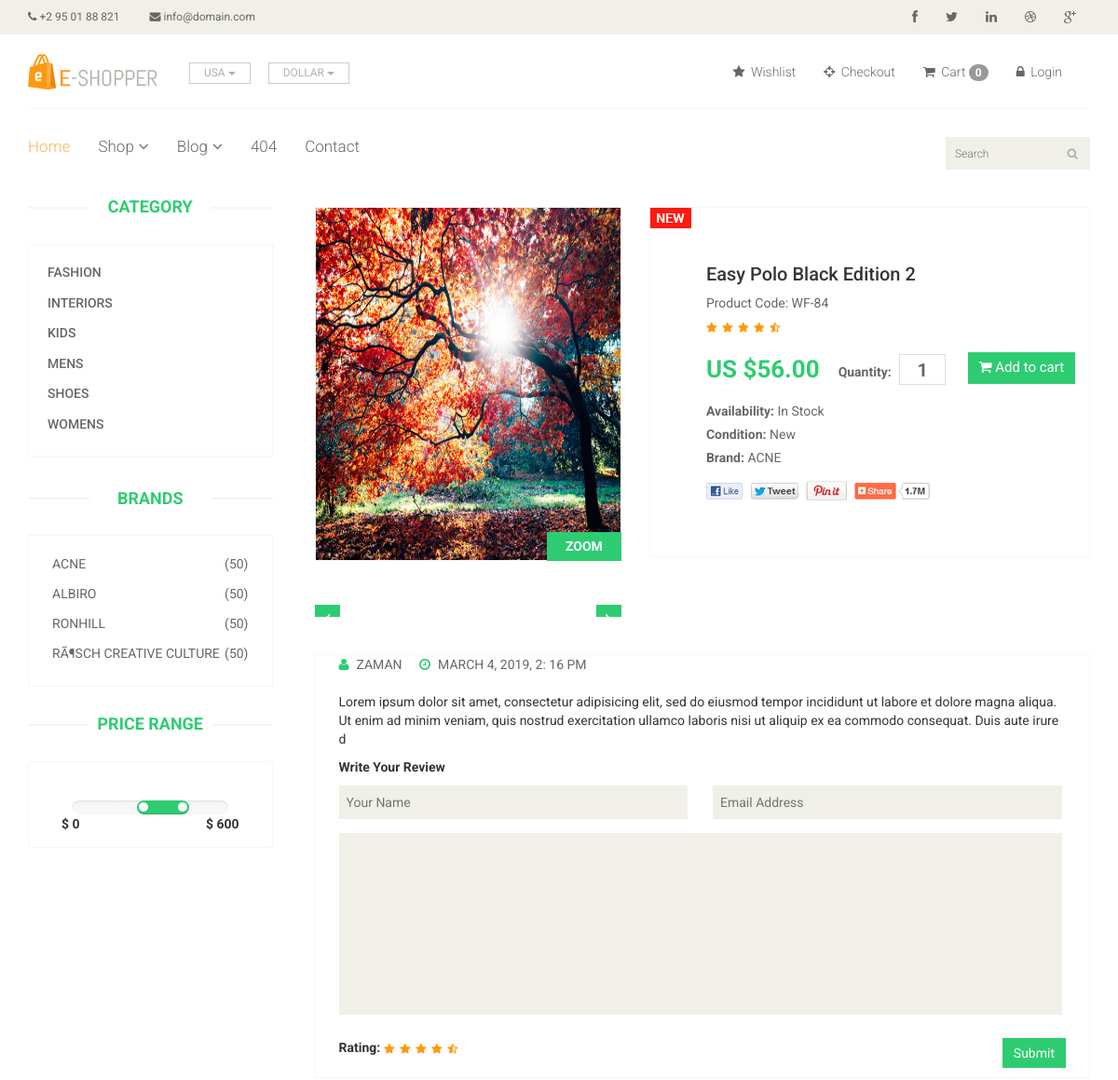
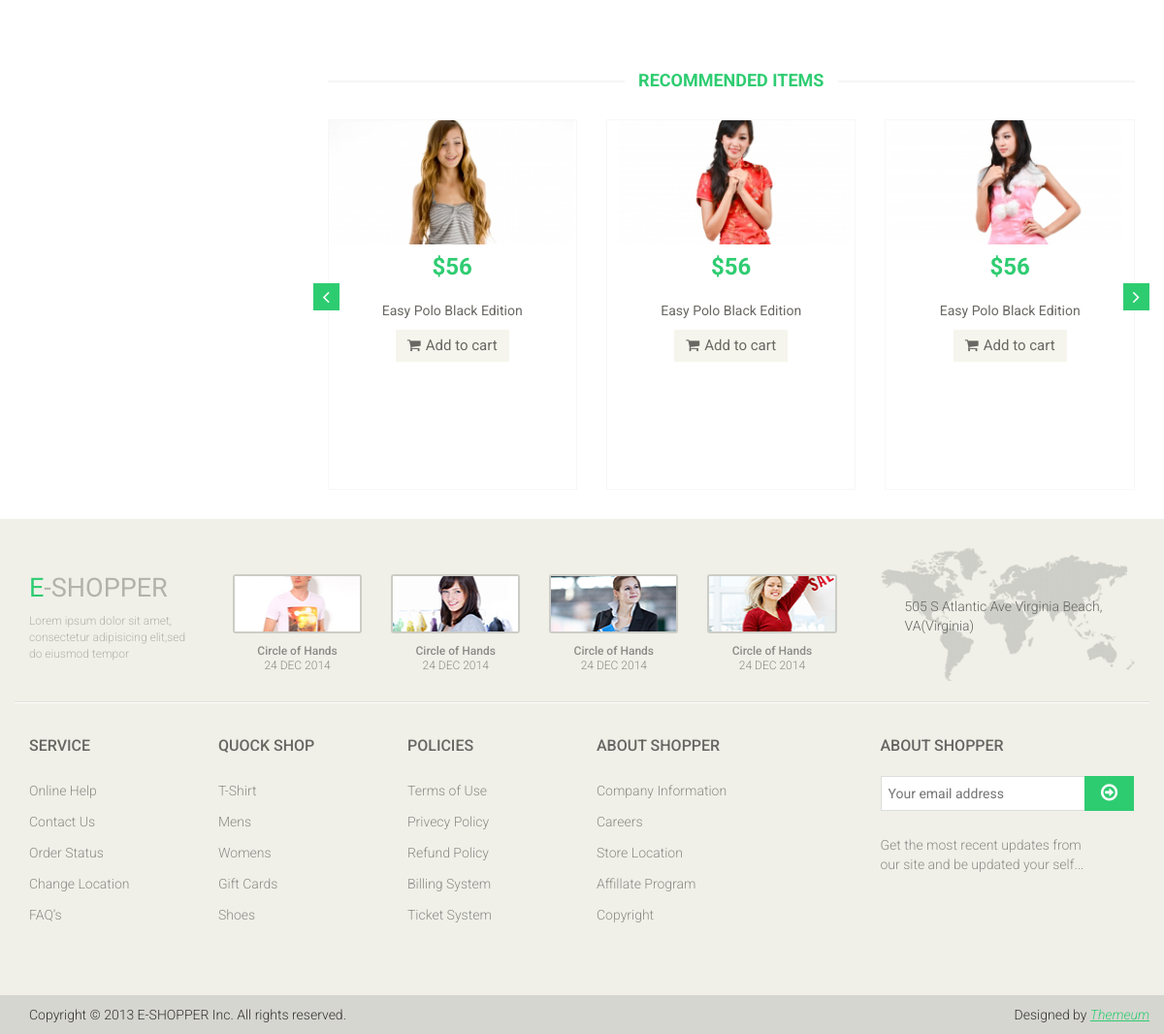
The app's page /product-details.php?single_product_details=9 with its own data (2 pictures, top to bottom).
### tables this page shows
CREATE TABLE `category_table` (
  `categoryId` int(11) NOT NULL,
  `category` varchar(55) NOT NULL
);

CREATE TABLE `brand_table` (
  `brandId` int(11) NOT NULL,
  `brandName` varchar(55) NOT NULL
);

CREATE TABLE `products_table` (
  `productId` int(11) NOT NULL,
  `productName` varchar(55) NOT NULL,
  `brandId` int(11) NOT NULL,
  `categoryId` int(11) NOT NULL,
  `price` float(11,2) NOT NULL,
  `products_details` varchar(255) NOT NULL,
  `image` varchar(55) NOT NULL,
  `productCode` varchar(55) NOT NULL,
  `type` int(11) NOT NULL,
  `postTime` datetime NOT NULL DEFAULT CURRENT_TIMESTAMP ON UPDATE CURRENT_TIMESTAMP,
  `author` varchar(55) NOT NULL
);

### libs/Database.php (called while the page is built, shortened)
<?php
class Database{
    public $host   = DB_HOST;
    public $user   = DB_USER;
    public $pass   = DB_PASS;
    public $dbname = DB_NAME;
    public $link;
    public function dbConnect(){
        $this->link = new mysqli($this->host, $this->user, $this->pass, $this->dbname);
    }
    public function readData($query){
        $result = $this->link->query($query) or die($this->link->error.__LINE__);
        if($result->num_rows > 0){
            return $result;
        }
        else {
            return false;
        }
    }
}
?>

### libs/Category.php (called while the page is built, shortened)
<?php
class Category{
	private $db;
 	public function __construct(){
 		$this->db = new Database();
 	}
 	public function getAllCat(){
 		$query = "SELECT * FROM category_table ORDER BY category ASC";
 		$result = $this->db->readData($query);
 		return $result;
 	}
}
?>

### libs/Brand.php (called while the page is built, shortened)
<?php
class Brand{
	private $db;
 	public function __construct(){
 		$this->db = new Database();
 	}
 	public function getAllBrand(){
 		$query = "SELECT * FROM brand_table ORDER BY brandId ASC";
 		$result = $this->db->readData($query);
 		return $result;
 	}
}
?>

### libs/Products.php (called while the page is built, shortened)
<?php
class Products{
	private $db;
 	public function __construct(){
 		$this->db = new Database();
 	}
    public function showSinglePro($productId){
        $productId = $productId;
        $query = "SELECT p.*, c.category, b.brandName
        FROM products_table as p, category_table as c, brand_table as b WHERE p.categoryId = c.categoryId
        AND p.brandId = b.brandId AND p.productId = '$productId'";
        $result = $this->db->readData($query);
        return $result;
    }
}
?>

### libs/Helpers.php (called while the page is built, shortened)
<?php
class Helpers{
	public function formatTime($date){
		return date('F j, Y, g: i a', strtotime($date));
	}
}
?>

### product-details.php (the view, shortened to what this page needs)
<?php include "include/header.php" ?>
<?php
    if (!isset($_GET['single_product_details']) OR $_GET['single_product_details'] == NULL ) {
        echo "<script>window.location='index.php';</script>";
    }
    else{
        $productId = $_GET['single_product_details'];
        $getSinglePro  = $pro->showSinglePro($productId);
    }
?>
	<section>
		<div class="container">
			<div class="row">
				<div class="col-sm-3">
					<?php include "include/sidebar.php" ?>
				</div>
				<div class="col-sm-9 padding-right">
					<?php
						if ($getSinglePro) {
							while ($value = $getSinglePro->fetch_assoc()) {
					?>
					<div class="product-details">
						<div class="col-sm-5">
							<div class="view-product">
								<img src="admin/<?php echo $value['image']; ?>" alt="" />
								<h3>ZOOM</h3>
							</div>
							<div id="similar-product" class="carousel slide" data-ride="carousel">
								    <div class="carousel-inner">
										<div class="item active">
										  <a href=""><img src="images/product-details/similar1.jpg" alt=""></a>
										  <a href=""><img src="images/product-details/similar2.jpg" alt=""></a>
										  <a href=""><img src="images/product-details/similar3.jpg" alt=""></a>
										</div>
									</div>
								  <a class="left item-control" href="#similar-product" data-slide="prev">
									<i class="fa fa-angle-left"></i>
								  </a>
								  <a class="right item-control" href="#similar-product" data-slide="next">
									<i class="fa fa-angle-right"></i>
								  </a>
							</div>
						</div>
						<div class="col-sm-7">
							<div class="product-information">
								<img src="images/product-details/new.jpg" class="newarrival" alt="" />
								<h2><?php echo $value['productName']; ?></h2>
								<p>Product Code: <?php echo $value['productCode']; ?></p>
								<img src="images/product-details/rating.png" alt="" />
								<form action="#" method="POST">
									<span>
										<span>US $<?php echo $value['price']; ?></span>
										<label>Quantity:</label>
										<input type="text" value="1" name="quantity" />
										<button type="submit" class="btn btn-fefault cart">
											<i class="fa fa-shopping-cart"></i>
											Add to cart
										</button>
									</span>
								</form>
								<p><b>Availability:</b> In Stock</p>
								<p><b>Condition:</b> New</p>
								<p><b>Brand:</b> <?php echo $value['brandName']; ?></p>
								<a href=""><img src="images/product-details/share.png" class="share img-responsive"  alt="" /></a>
							</div>
						</div>
					</div>
					<div class="category-tab shop-details-tab">
						<div class="pro-details" id="reviews" >
							<div class="col-sm-12">
								<ul>
									<li><a href="#"><i class="fa fa-user"></i><?php echo $value['author']; ?></a></li>
									<li><a href="#"><i class="fa fa-clock-o"></i><?php echo $helper ->formatTime($value['postTime']); ?></a></li>
								</ul>
								<p><?php echo $value['products_details']; ?></p>
								<p><b>Write Your Review</b></p>
								<form action="#">
									<span>
										<input type="text" placeholder="Your Name"/>
										<input type="email" placeholder="Email Address"/>
									</span>
									<textarea name="" ></textarea>
									<b>Rating: </b> <img src="images/product-details/rating.png" alt="" />
									<button type="button" class="btn btn-default pull-right">
										Submit
									</button>
								</form>
							</div>
						</div>
					</div>
					<?php } }?>
					<div class="recommended_items">
						<h2 class="title text-center">recommended items</h2>
						<div id="recommended-item-carousel" class="carousel slide" data-ride="carousel">
							<div class="carousel-inner">
								<div class="item active">
									<div class="col-sm-4">
										<div class="product-image-wrapper">
											<div class="single-products">
												<div class="productinfo text-center">
													<img src="images/home/recommend1.jpg" alt="" />
													<h2>$56</h2>
													<p>Easy Polo Black Edition</p>
													<button type="button" class="btn btn-default add-to-cart"><i class="fa fa-shopping-cart"></i>Add to cart</button>
												</div>
											</div>
										</div>
									</div>
									<div class="col-sm-4">
										<div class="product-image-wrapper">
											<div class="single-products">
												<div class="productinfo text-center">
													<img src="images/home/recommend2.jpg" alt="" />
													<h2>$56</h2>
													<p>Easy Polo Black Edition</p>
													<button type="button" class="btn btn-default add-to-cart"><i class="fa fa-shopping-cart"></i>Add to cart</button>
												</div>
											</div>
										</div>
									</div>
									<div class="col-sm-4">
										<div class="product-image-wrapper">
											<div class="single-products">
												<div class="productinfo text-center">
													<img src="images/home/recommend3.jpg" alt="" />
													<h2>$56</h2>
													<p>Easy Polo Black Edition</p>
													<button type="button" class="btn btn-default add-to-cart"><i class="fa fa-shopping-cart"></i>Add to cart</button>
												</div>
											</div>
										</div>
									</div>
								</div>
							</div>
							 <a class="left recommended-item-control" href="#recommended-item-carousel" data-slide="prev">
								<i class="fa fa-angle-left"></i>
							  </a>
							  <a class="right recommended-item-control" href="#recommended-item-carousel" data-slide="next">
								<i class="fa fa-angle-right"></i>
							  </a>
						</div>
					</div>
				</div>
			</div>
		</div>
	</section>
<?php include "include/footer.php" ?>

### include/sidebar.php (shortened to what this page needs)
<div class="left-sidebar">
	<h2>Category</h2>
	<div class="panel-group category-products" id="accordian">
		<?php
			$getCategory = $cat->getAllCat();
			if ($getCategory) {
				while ($value = $getCategory->fetch_assoc()) {
        ?>
		<div class="panel panel-default">
			<div class="panel-heading">
				<h4 class="panel-title"><a href="productby-category.php?products_by_category=<?php echo $value['categoryId']; ?>&show_products"><?php echo $value['category']; ?></a></h4>
			</div>
		</div>
	<?php } } ?>
	</div>
	<div class="brands_products">
		<h2>Brands</h2>
		<div class="brands-name">
			<ul class="nav nav-pills nav-stacked">
				<?php
                    $showBrand = $brand->getAllBrand();
                    if ($showBrand) {
                        while ($brandValue = $showBrand->fetch_assoc()) {
                ?>
				<li><a href="productby-brand.php?products_by_brand=<?php echo $brandValue['brandId']; ?>&show_products"> <span class="pull-right">(50)</span><?php echo $brandValue['brandName']; ?></a></li>
				<?php } }else{ ?>
				<li><a href="#"> <span class="pull-right">(0)</span>No Brand</a></li>
				<?php } ?>
			</ul>
		</div>
	</div>
	<div class="price-range">
		<h2>Price Range</h2>
		<div class="well text-center">
			 <input type="text" class="span2" value="" data-slider-min="0" data-slider-max="600" data-slider-step="5" data-slider-value="[250,450]" id="sl2" ><br />
			 <b class="pull-left">$ 0</b> <b class="pull-right">$ 600</b>
		</div>
	</div>
</div>

### records on screen
category_table: category "FASHION"
category_table: category "INTERIORS"
category_table: category "KIDS"
category_table: category "MENS"
category_table: category "SHOES"
category_table: category "WOMENS"
brand_table: brandName "ACNE"
brand_table: brandName "ALBIRO"
brand_table: brandName "RONHILL"
brand_table: brandName "RÃ¶SCH CREATIVE CULTURE"
products_table: image (picture), productName "Easy Polo Black Edition 2", productCode "WF-84", price "56.00", brandId.brandName "ACNE", author "ZAMAN", postTime "MARCH 4, 2019, 2: 16 PM", products_details "Lorem ipsum dolor sit amet, consectetur adipisicing elit, sed do eiusmod tempor incididunt ut labore et dolore magna aliqua. Ut enim ad minim veniam, quis nostrud exercitation ullamco laboris nisi ut aliquip ex ea commodo consequat. Duis aute irure d"
